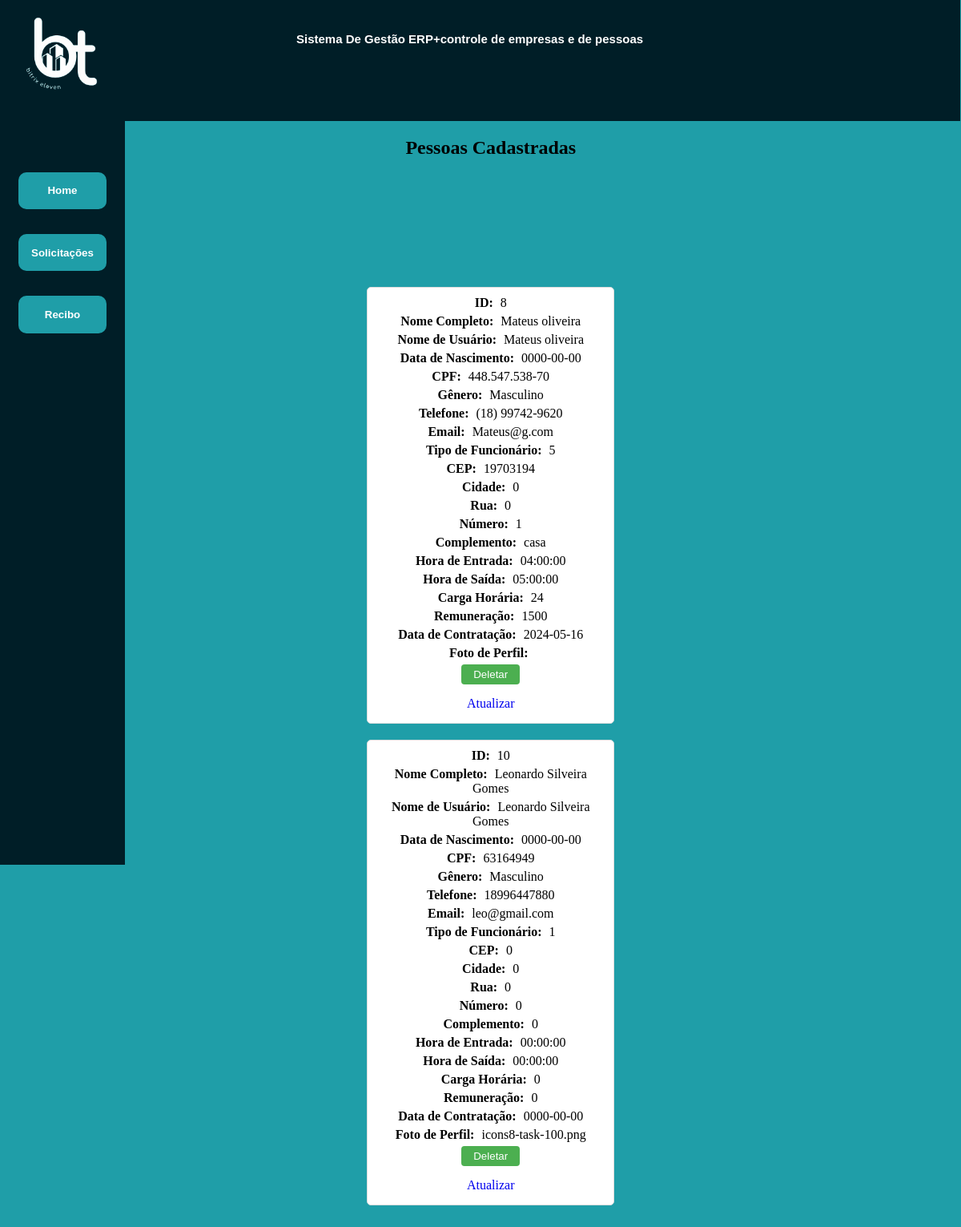
Page /php/gestaorh.php (signed in) on the committed database.
### tables this page shows
CREATE TABLE `usuarios` (
  `id_user` int(11) NOT NULL,
  `nome_completo` varchar(255) NOT NULL,
  `nome_usuario` varchar(255) NOT NULL,
  `datadenascimento` date DEFAULT NULL,
  `cpf` varchar(255) NOT NULL,
  `genero` varchar(255) NOT NULL,
  `phone` varchar(255) NOT NULL,
  `email` varchar(255) NOT NULL,
  `senha` varchar(255) NOT NULL,
  `tipo_funcionario` varchar(255) NOT NULL,
  `cep` varchar(255) DEFAULT NULL,
  `cidade` varchar(255) DEFAULT NULL,
  `rua` varchar(255) DEFAULT NULL,
  `numero` varchar(255) DEFAULT NULL,
  `complemento` varchar(255) DEFAULT NULL,
  `hora_entrada` time DEFAULT NULL,
  `hora_saida` time DEFAULT NULL,
  `carga_horaria` int(11) DEFAULT NULL,
  `remuneracao` varchar(255) DEFAULT NULL,
  `data_contratacao` date DEFAULT NULL,
  `foto_perfil` varchar(255) DEFAULT NULL
);

### php/gestaorh.php (the view, shortened to what this page needs)
<?php
include_once ('../config/config.php');
$sql_code = $pdo->prepare("SELECT * FROM usuarios");
$sql_code->execute();
$pessoas = $sql_code->fetchAll(PDO::FETCH_ASSOC);
?>
<!DOCTYPE html>
<html lang="pt-br">
<head>
  <link rel="stylesheet" href="../Css/gestaorh.css">
</head>
<body>
  <div class="comeco">
    <h1 class="titulo">Sistema De Gestão ERP+controle de empresas e de pessoas</h1>
    <a href="../Portifolio/index.php"><img class="logo" src="../Img/bitrix-removebg-preview.png" width="300px"></a>
  </div>
  <section class="showinfo">
  <div class="sidebar">
    <button onclick="window.location.href='../Portifolio/index.php'">Home</button>
    <button onclick="window.location.href='../MVC/public/Solicitacao/index.php'">Solicitações</button>
    <button onclick="window.location.href='../php/recibosolicitacao.php'">Recibo</button>
  </div>
  <div class="">
    <h2 class="h2center">Pessoas Cadastradas</h2>
    <div class="pessoas-container">
      <?php foreach ($pessoas as $pessoa): ?>
        <div class="pessoa">
          <div><strong>ID:</strong> <?php echo $pessoa['id_user']; ?></div>
          <div><strong>Nome Completo:</strong> <?php echo $pessoa['nome_completo']; ?></div>
          <div><strong>Nome de Usuário:</strong> <?php echo $pessoa['nome_usuario']; ?></div>
          <div><strong>Data de Nascimento:</strong> <?php echo $pessoa['datadenascimento']; ?></div>
          <div><strong>CPF:</strong> <?php echo $pessoa['cpf']; ?></div>
          <div><strong>Gênero:</strong> <?php echo $pessoa['genero']; ?></div>
          <div><strong>Telefone:</strong> <?php echo $pessoa['phone']; ?></div>
          <div><strong>Email:</strong> <?php echo $pessoa['email']; ?></div>
          <div><strong>Tipo de Funcionário:</strong> <?php echo $pessoa['tipo_funcionario']; ?></div>
          <div><strong>CEP:</strong> <?php echo $pessoa['cep']; ?></div>
          <div><strong>Cidade:</strong> <?php echo $pessoa['cidade']; ?></div>
          <div><strong>Rua:</strong> <?php echo $pessoa['rua']; ?></div>
          <div><strong>Número:</strong> <?php echo $pessoa['numero']; ?></div>
          <div><strong>Complemento:</strong> <?php echo $pessoa['complemento']; ?></div>
          <div><strong>Hora de Entrada:</strong> <?php echo $pessoa['hora_entrada']; ?></div>
          <div><strong>Hora de Saída:</strong> <?php echo $pessoa['hora_saida']; ?></div>
          <div><strong>Carga Horária:</strong> <?php echo $pessoa['carga_horaria']; ?></div>
          <div><strong>Remuneração:</strong> <?php echo $pessoa['remuneracao']; ?></div>
          <div><strong>Data de Contratação:</strong> <?php echo $pessoa['data_contratacao']; ?></div>
          <div><strong>Foto de Perfil:</strong> <?php echo $pessoa['foto_perfil']; ?></div>
          <div>
            <form method="post" action="deletar_usuario.php">
              <button type="submit">Deletar</button>
            </form>
          </div>
          <div><a href="atualizar_usuario.php?id=<?php echo $pessoa['id_user']; ?>">Atualizar</a></div>
        </div>
        <?php endforeach; ?>
    </div>  </section>
</body>
</html>

### Css/gestaorh.css (style rules this page uses)
body { height: 100vh; background-color: #1f9ea8; margin: 0; padding: 0; text-align: center; }
button { background-color: #4CAF50; color: white; padding: 5px 15px; border: none; border-radius: 4px; cursor: pointer; }
form { margin-bottom: 15px; }
a { text-decoration: none; }
.comeco { display: flex; justify-content: flex-start; background-color: #001e27; width: 100%; height: 20%; margin-left: -1px; margin-top: -9px; }
.logo { width: 100%; height: 100%; }
.titulo { color: white; font-family: Arial, Helvetica, sans-serif; font-size: 15px; position: absolute; left: 370px; top: 30px; }
.sidebar { background-color: #001e27;; padding-top: 4%; display: flex; height: 110vh; width: 13vw; top: 200px; left: 10px; display: flex; flex-direction: column; align-items: center; }
.sidebar button { display: flex; width: 70%; padding-top: 10%; padding-bottom: 10%; margin: 10% 15% 10% 15%; background-color: #1F9EA8; color: white; border: none; cursor: pointer; justify-content: center; border-radius: 10px; font-weight: bold; }
.pessoas-container { display: flex; flex-wrap: wrap; justify-content: center; align-items: flex-start; margin: 150px; overflow-x: auto; }
.pessoa { background-color: #fff; border: 1px solid #ddd; border-radius: 5px; padding: 10px; margin: 10px; width: calc(50% - 20px); max-width: 400px; }
.pessoa div { margin-bottom: 5px; }
.pessoa strong { margin-right: 5px; }
.showinfo { display: flex; }
.h2center { color: black; font-weight: bolder; }

### rows in the picture
usuarios: id_user "8", nome_completo "Mateus oliveira", nome_usuario "Mateus oliveira", datadenascimento "0000-00-00", cpf "448.547.538-70", genero "Masculino", phone "(18) 99742-9620", email "Mateus@g.com", tipo_funcionario "5", cep "19703194", cidade "0", rua "0", numero "1", complemento "casa", hora_entrada "04:00:00", hora_saida "05:00:00", carga_horaria "24", remuneracao "1500", data_contratacao "2024-05-16"
usuarios: id_user "10", nome_completo "Leonardo Silveira Gomes", nome_usuario "Leonardo Silveira Gomes", datadenascimento "0000-00-00", cpf "63164949", genero "Masculino", phone "18996447880", email "leo@gmail.com", tipo_funcionario "1", cep "0", cidade "0", rua "0", numero "0", complemento "0", hora_entrada "00:00:00", hora_saida "00:00:00", carga_horaria "0", remuneracao "0", data_contratacao "0000-00-00", foto_perfil "icons8-task-100.png"
